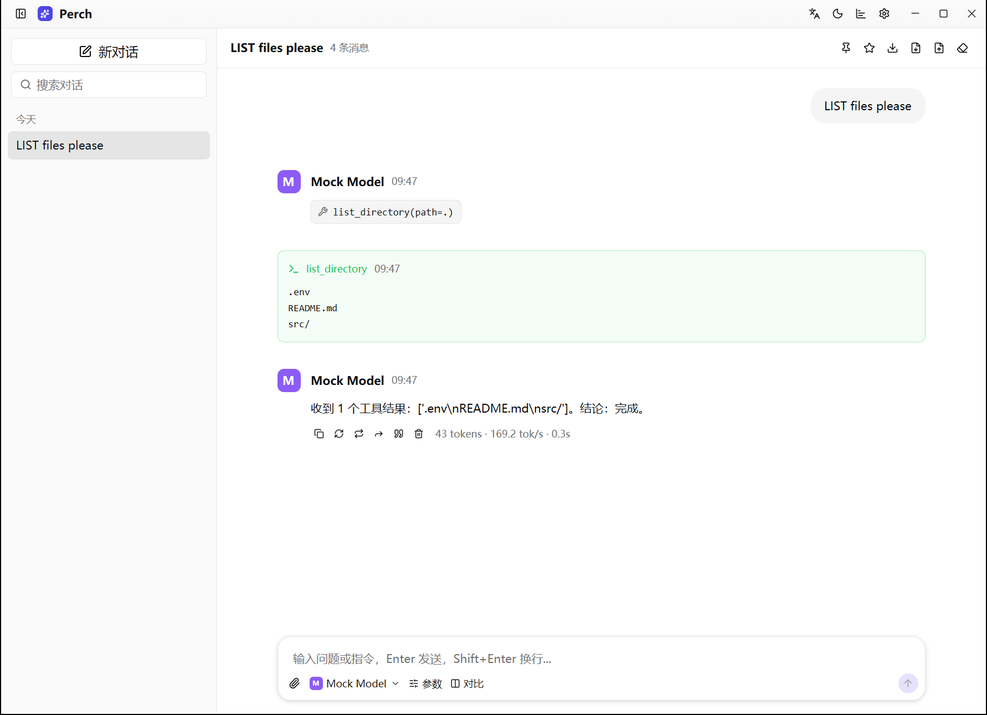
#> input picture tools/p3-test/shots/A-list.png, 987 x 715 px, shrunk from 1782 x 1291 before the run
$ python grid.py shots/A-list.png shots/C-approved.png 5
#> lines starting #> are read from the running program, lines starting #| are printed output that depends on the picture
"""在截图上画坐标网格，用来把「目测的位置」翻译成「文件里的像素坐标」。

为什么需要：Read 工具把 1756x1163 的截图缩到 ~1092 宽再给模型看，
于是目测出来的坐标是**显示坐标**，直接拿去点会全部落空
（实测：目测按钮在 (955,635)，文件里那一点是纯白，真正的紫色块在 x 488..740）。
网格画上去之后直接读数字，不用再猜缩放比例。

用法：python grid.py shots/f12.png shots/f12-grid.png 200
"""
import sys

from PIL import Image, ImageDraw

path, out = sys.argv[1], sys.argv[2]
step = int(sys.argv[3]) if len(sys.argv) > 3 else 200
im = Image.open(path).convert("RGB")
d = ImageDraw.Draw(im)
w, h = im.size
#> w = 987; h = 715
for x in range(0, w, step):
    d.line([(x, 0), (x, h)], fill=(255, 0, 0), width=1)
    d.text((x + 3, 3), str(x), fill=(255, 0, 0))
for y in range(0, h, step):
    d.line([(0, y), (w, y)], fill=(0, 120, 255), width=1)
    d.text((3, y + 3), str(y), fill=(0, 120, 255))
im.save(out)
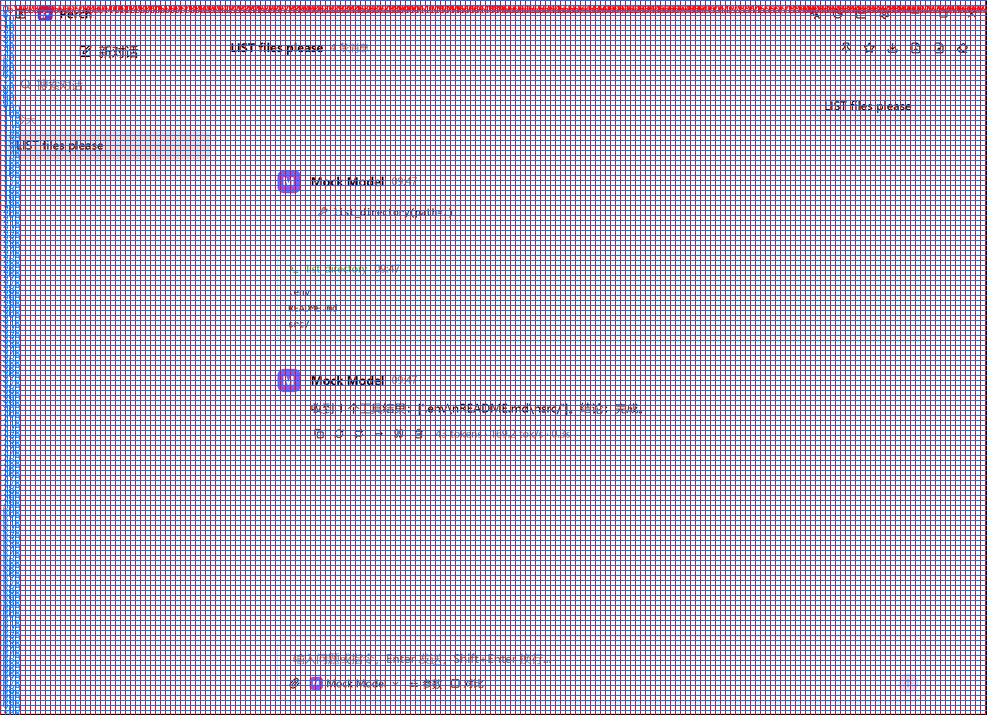
#> saved as C-approved.png: PIL image 987x715 RGB; mean R, G, B 199.3, 182.5, 210.1
print(f"{w}x{h} step={step} -> {out}")
#| 987x715 step=5 -> shots/C-approved.png

$ run again, on tools/p3-test/shots/C-card.png
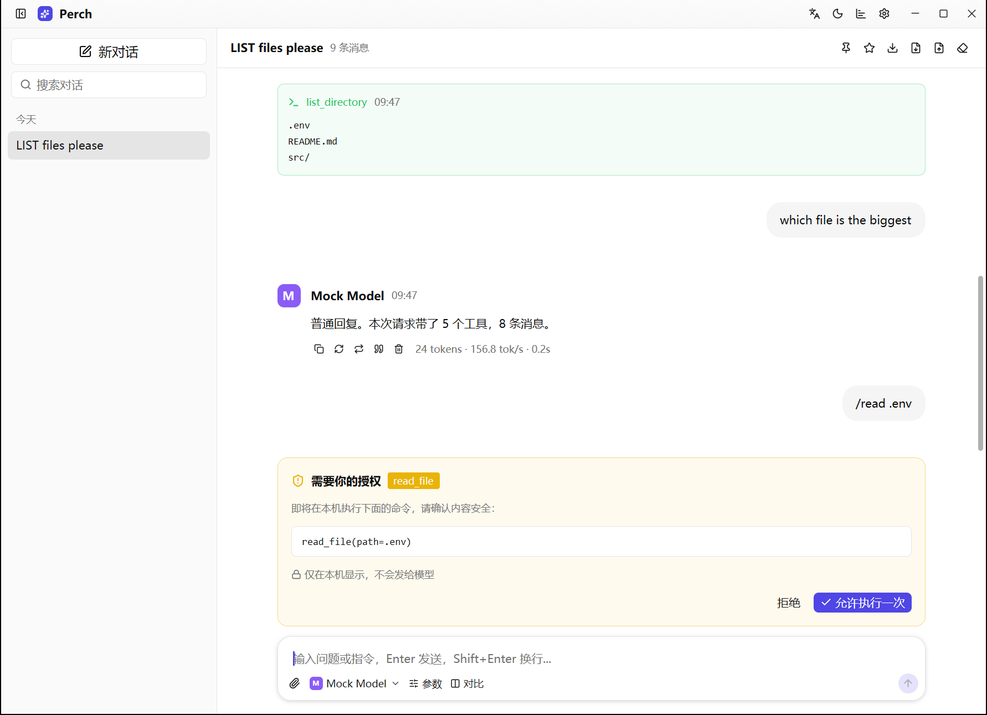
#> input picture tools/p3-test/shots/C-card.png, 987 x 715 px, shrunk from 1782 x 1291 before the run
#> `im.save(out)`:
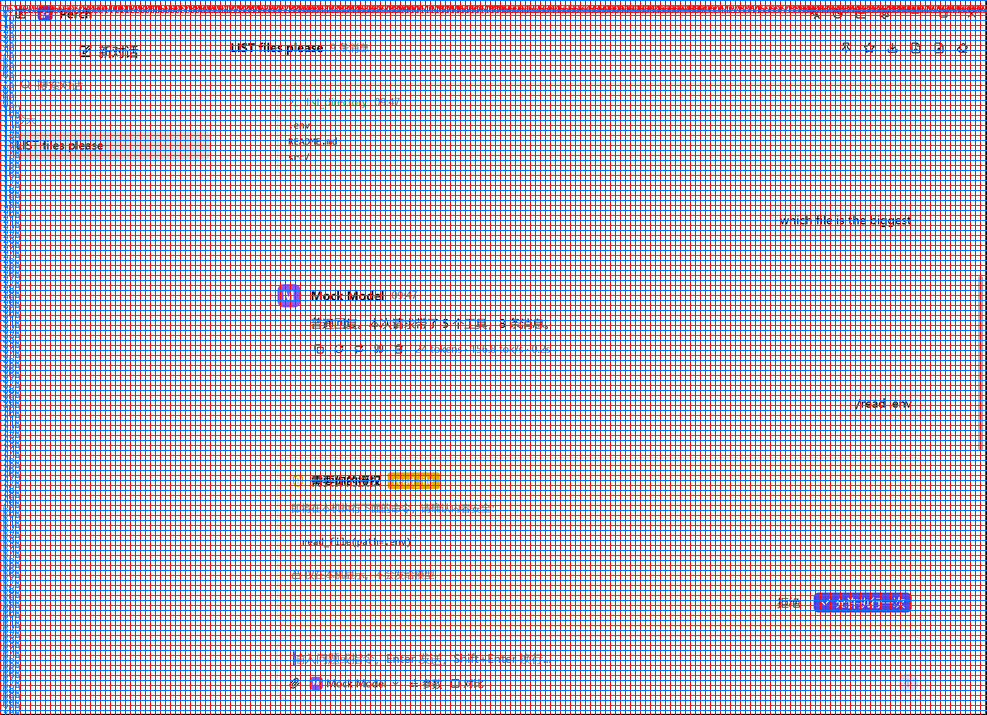
#> saved as C-card.png: PIL image 987x715 RGB; mean R, G, B 198.7, 181.5, 208.2
#| 987x715 step=5 -> shots/C-card.png

$ run again, on tools/p3-test/shots/D-ls.png
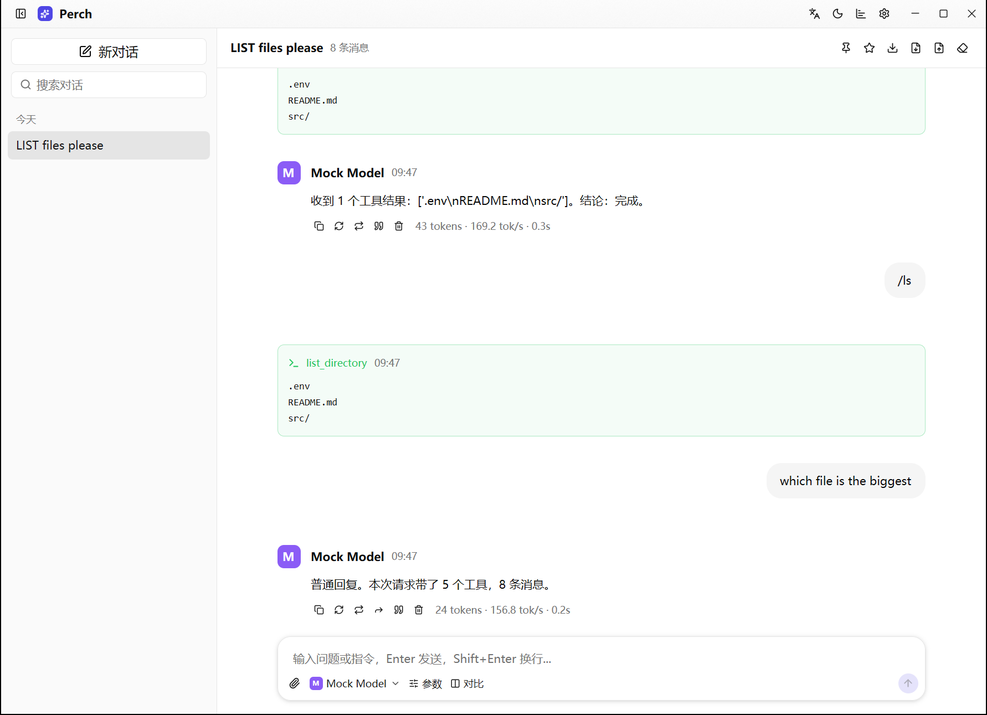
#> input picture tools/p3-test/shots/D-ls.png, 987 x 715 px, shrunk from 1782 x 1291 before the run
#> `im.save(out)`:
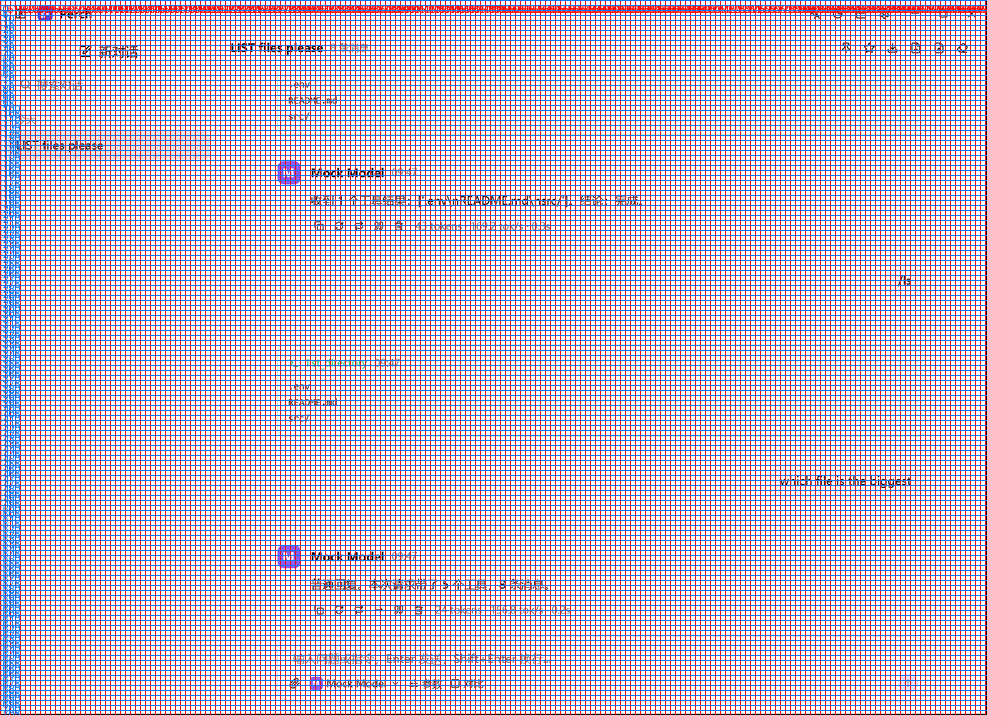
#> saved as D-ls.png: PIL image 987x715 RGB; mean R, G, B 198.6, 182.1, 209.5
#| 987x715 step=5 -> shots/D-ls.png

$ run again, on tools/p3-test/shots/F-done.png
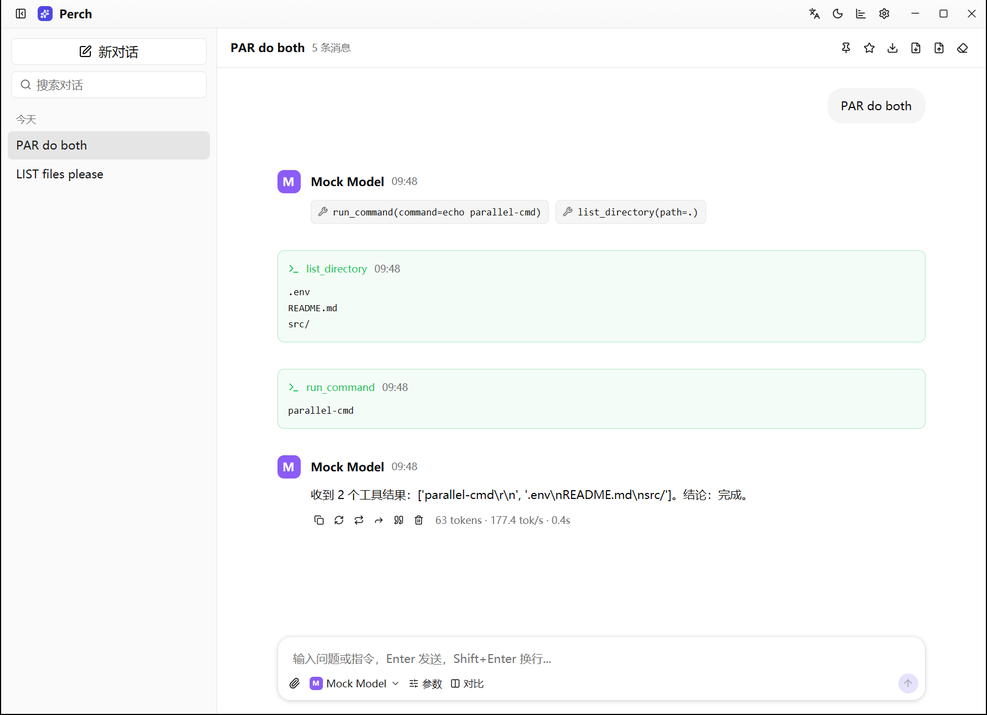
#> input picture tools/p3-test/shots/F-done.png, 987 x 715 px, shrunk from 1782 x 1291 before the run
#> `im.save(out)`:
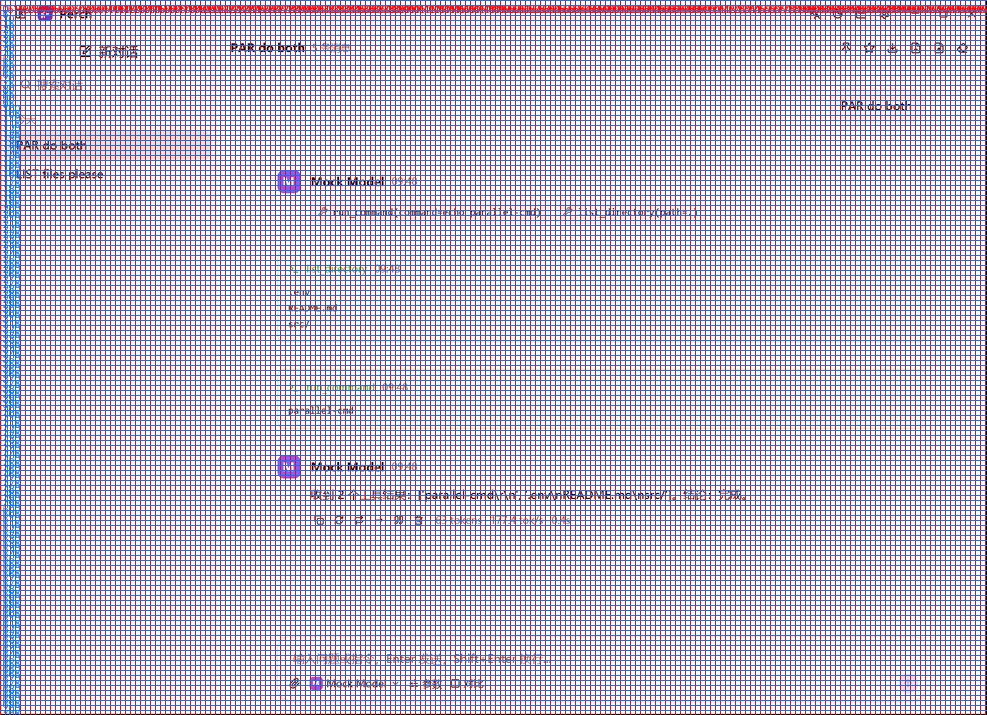
#> saved as F-done.png: PIL image 987x715 RGB; mean R, G, B 198.6, 182.1, 209.5
#| 987x715 step=5 -> shots/F-done.png
